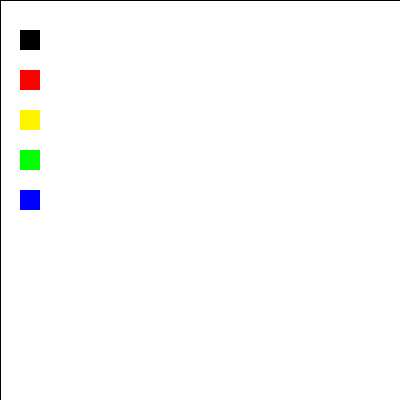
Frame 1 (no input)
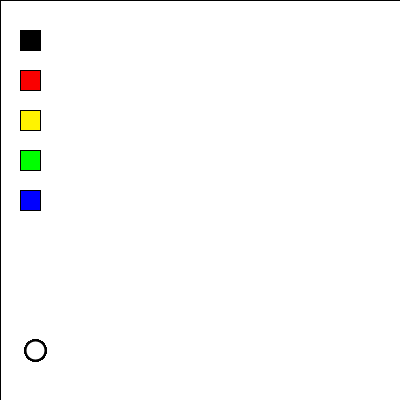
Frame 60 (the mouse pressed at the canvas centre just before this capture)
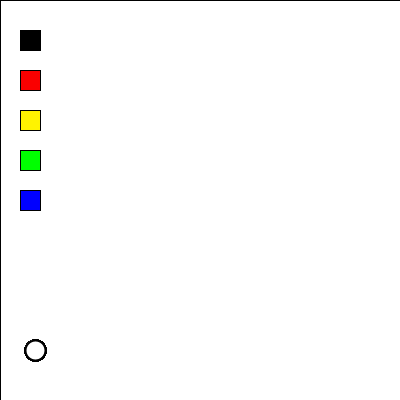
Frame 120 (the mouse held since frame 60 and released just before this capture)

The Processing sketch that drew these frames (run headless with seeded random() and noise(); from frame 60 on, the mouse is pressed at the canvas centre):

// Processing sketch: processing_74507
// ── processing_74507.pde

int l=20;
int x=20;
int counter = 1;
int c=100;
 
void setup() {
  size(400, 400);
  background(255);
  
  rect(0, 0, width, height);
  noStroke();
}
 
  
void draw(){

   
  // Pencil
  
 strokeWeight(1);
  fill(0);
  rect(x, 30, l, l);
  fill(250, 0, 0);
  rect(x, 70, l, l);
  fill(255, 243, 0);
  rect(x, 110, l, l);
  fill(0, 255, 0);
  rect(x, 150, l, l);
  fill(0, 0, 255);
  rect(x, 190, l, l);
   
  // canc
   strokeWeight(2);
  fill(255);
  ellipse(x + 15, 350, l,l);
 
 // select
  fill(255);
  strokeWeight(2);
  stroke(0);
  changeSelector();
  
  
  // change colors
  changeColor();
  cursor(ARROW);

  if (mousePressed && mouseButton==LEFT && mouseX> 40 && mouseY > 90) {
    line(mouseX, mouseY, pmouseX, pmouseY);
  }
}
  
void changeColor() {
  if (counter==1) {
    stroke(0);
  }
  else if (counter==2) {
    stroke(250, 0, 0);
  }
  else if (counter==3) {
    stroke(255, 243, 0);
  }
  else if (counter==4) {
    stroke(0, 255, 0);
  }
  else if (counter==5) {
    stroke(0, 0, 255);
  }
}
void changeSelector() {
}
  
void mouseClicked() {
  if (mouseY>10 && mouseY<50 && mouseX<c) {
    counter=1;
  }
  else if (mouseY>60 && mouseY<90 && mouseX<c) {
    counter=2;
  }
  else if (mouseY>100 && mouseY<130 && mouseX<c) {
    counter=3;
  }
  else if (mouseY>140 && mouseY<170 && mouseX<c) {
    counter=4;
  }
  else if (mouseY>180 && mouseY<210 && mouseX<c) {
    counter=5;
  }
  else if (mouseY>height/1.7 && mouseY<height/1.5 + 100 && mouseX<c) {
    fill(255);
    noStroke();
    rect(0,0, 400, 400);
    ;
  }
}
